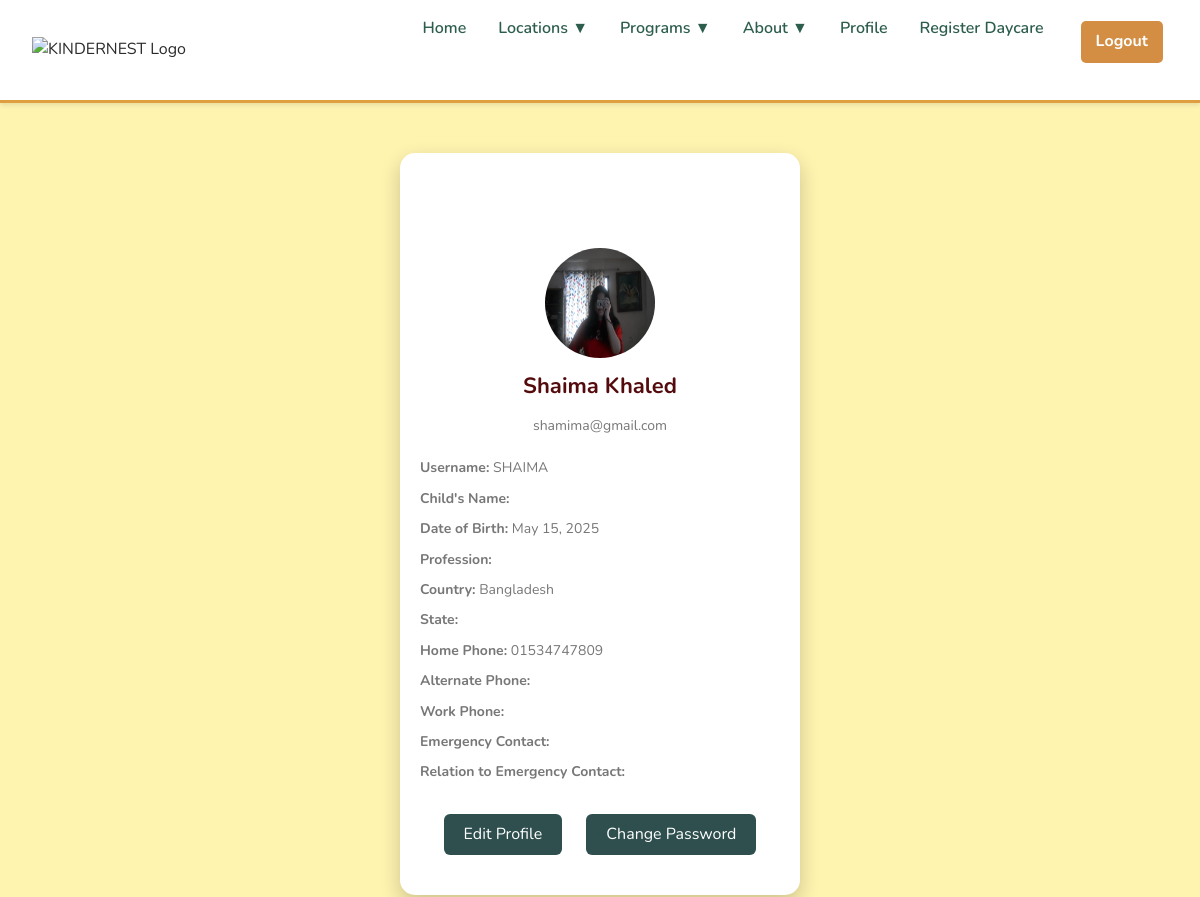
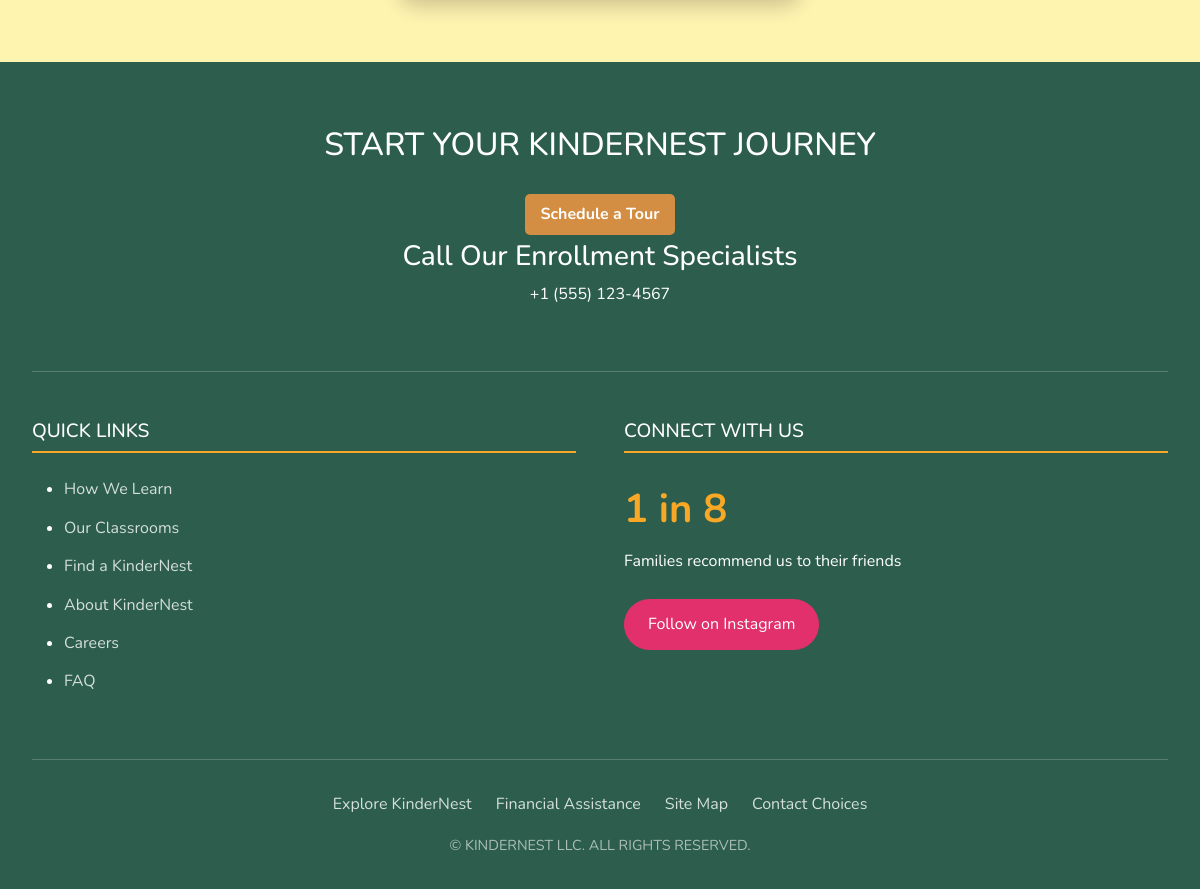
The page /accounts/profile/ (signed in) on the database its author committed (2 pictures, top to bottom).
### accounts/models.py (models this page shows, shortened)
class Parent(AbstractUser):
    ROLE_CHOICES = (
        ('parent', 'Parent'),
        ('admin', 'Admin'),
        ('staff', 'Daycare Staff'),
    )
    role = models.CharField(max_length=10, choices=ROLE_CHOICES, default='parent')
    email = models.EmailField(unique=True)
    child_name = models.CharField(max_length=100, blank=True)
    first_name = models.CharField(max_length=50)
    last_name = models.CharField(max_length=50)
    date_of_birth = models.DateField(null=True, blank=True)
    parents_profession = models.CharField(max_length=100, blank=True)
    country = models.CharField(max_length=50, blank=True)
    state = models.CharField(max_length=50, blank=True)
    home_phone = models.CharField(max_length=20, blank=True)
    alt_phone = models.CharField(max_length=20, blank=True)
    work_phone = models.CharField(max_length=20, blank=True)
    emergency_contact = models.CharField(max_length=100, blank=True)
    emergency_relation = models.CharField(max_length=100, blank=True)
    profile_picture = models.ImageField(upload_to='profile_pics/', default='profile_pics/default-profile.png')

### accounts/views.py (the view)
# urls.py: path('profile/', views.profile, name='profile'),
@login_required
def profile(request):
    parent = request.user
    return render(request, 'accounts/profile.html', {'parent': parent})

### accounts/templates/accounts/profile.html (shortened to what this page needs)
{% extends 'base.html' %}
{% load static %}
{% block extra_css %}
<link rel="stylesheet" href="{% static 'css/profile.css' %}">
{% endblock %}
{% block content %}
<div class="profile-card">
    <img src="{{ parent.profile_picture.url }}?{{ parent.last_login|date:'U' }}" alt="Profile Picture">
    <h2>{{ parent.first_name }} {{ parent.last_name }}</h2>
    <p>{{ parent.email }}</p>
    <div class="profile-details">
        <p><strong>Username:</strong> {{ parent.username }}</p>
        <p><strong>Child's Name:</strong> {{ parent.child_name }}</p>
        <p><strong>Date of Birth:</strong> {{ parent.date_of_birth }}</p>
        <p><strong>Profession:</strong> {{ parent.parents_profession }}</p>
        <p><strong>Country:</strong> {{ parent.country }}</p>
        <p><strong>State:</strong> {{ parent.state }}</p>
        <p><strong>Home Phone:</strong> {{ parent.home_phone }}</p>
        <p><strong>Alternate Phone:</strong> {{ parent.alt_phone }}</p>
        <p><strong>Work Phone:</strong> {{ parent.work_phone }}</p>
        <p><strong>Emergency Contact:</strong> {{ parent.emergency_contact }}</p>
        <p><strong>Relation to Emergency Contact:</strong> {{ parent.emergency_relation }}</p>
    </div>
    <div class="cta-buttons">
        <a href="{% url 'edit_profile' %}">Edit Profile</a>
        <a href="{% url 'password_change' %}">Change Password</a>
    </div>
</div>
{% endblock %}

### accounts/static/css/style.css (style rules this page uses)
:root { --primary: #335c67; --secondary: #fff3b0; --accent1: #e09f3e; --accent2: #9e2a2b; --dark: #540b0e; --text-light: #fff8e1; --text-dark: #2a2a2a; }
body { background: var(--secondary); color: var(--text-dark); }
* { margin: 0; padding: 0; box-sizing: border-box; }
body { font-family: "Nunito", sans-serif; line-height: 1.6; }

### accounts/static/css/profile.css (style rules this page uses)
.profile-card { max-width: 700px; margin: auto; background: var(--text-light); padding: 3rem; border-radius: 15px; box-shadow: 0 10px 25px rgba(0,0,0,0.1); }
.profile-card h2 { color: var(--dark); margin-bottom: 1rem; font-size: 2rem; text-align: center; }
.profile-card p { margin: 1rem 0; font-size: 1.1rem; color: var(--text-dark); }

### accounts/templates/accounts/profile.html (style rules this page uses)
.profile-card { width: 400px; background: #fff; border-radius: 15px; box-shadow: 0 8px 20px rgba(0,0,0,0.2); overflow: hidden; margin: 50px auto; text-align: center; padding: 30px 20px; position: relative; min-height: 700px; }
.profile-card img { width: 120px; height: 120px; border-radius: 50%; margin-top: 60px; border: 5px solid #fff; background: #eee; }
.profile-card h2 { margin: 10px 0 5px; font-size: 22px; font-weight: bold; }
.profile-card p { color: #777; font-size: 14px; margin-bottom: 20px; }
.profile-details { text-align: left; margin-top: 20px; }
.profile-details p { margin: 8px 0; }
.cta-buttons { margin-top: 20px; }
.cta-buttons a { display: inline-block; margin: 10px; padding: 8px 20px; background-color: #2f4f4f; color: white; border-radius: 6px; text-decoration: none; transition: background-color 0.3s; }

### rows shown on the page
Parent: profile_picture (picture), first_name "Shaima", last_name "Khaled", email "shamima@gmail.com", username "SHAIMA", date_of_birth "May 15, 2025", country "Bangladesh", home_phone "01534747809"
